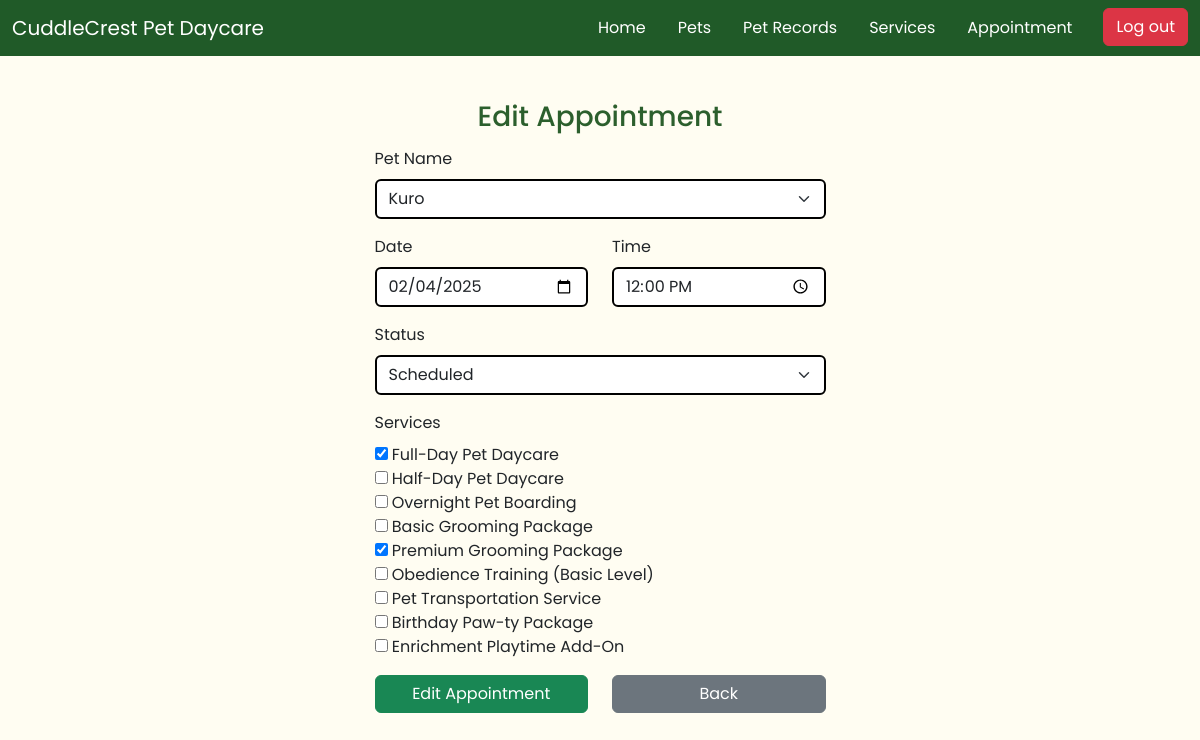
Page /appointments/24/update/ (signed in) on the committed database.
### app/models.py (models this page shows, shortened)
class Appointment(models.Model):
    user = models.ForeignKey(settings.AUTH_USER_MODEL, on_delete=models.CASCADE)
    pet = models.ForeignKey(PetProfile, on_delete=models.CASCADE)
    date = models.DateField(null=True, blank=True)
    time = models.TimeField(null=True, blank=True)
    status = models.CharField(max_length=20, choices=[
        ('Scheduled', 'Scheduled'),
        ('Completed', 'Completed')
    ])
    services = models.ManyToManyField(Services)

class PetProfile(models.Model):
    pet_name = models.CharField(max_length=50)
    breed = models.CharField(max_length=50)
    weight = models.DecimalField(max_digits=5, decimal_places=2)
    sex = models.CharField(max_length=1, choices=[
        ('M', 'Male'),
        ('F', 'Female'),
        ('O', 'Other'),
    ])
    owner = models.ForeignKey(settings.AUTH_USER_MODEL, on_delete=models.CASCADE)
    VACCINATION_STATUS_CHOICES = [
        ('vaccinated', 'Vaccinated'),
        ('not_vaccinated', 'Not Vaccinated'),
    ]
    vaccination_status = models.CharField(
        max_length=20,
        choices=VACCINATION_STATUS_CHOICES,
        default='not_vaccinated'
    )
    pet_image = models.ImageField(upload_to='media/', null=True, blank=True)

class Services(models.Model):
    service_name = models.CharField(max_length=100)
    service_description = models.TextField()
    price = models.DecimalField(max_digits=10, decimal_places=2)
    def __str__(self):
        return self.service_name

### app/views.py (the view, shortened to what this page needs)
# urls.py: path('appointments/<int:pk>/update/', AppointmentUpdateView.as_view(), name='appointment_update'),
class AppointmentUpdateView(LoginRequiredMixin, UpdateView):
    model = Appointment
    form_class = AppointmentForm
    template_name = 'appointments/appointment_update.html'
    success_url = reverse_lazy('appointment_list')
    def get_context_data(self, **kwargs):
        context = super().get_context_data(**kwargs)
        if self.request.user.is_staff:
            context['pets'] = PetProfile.objects.all()
        else:
            context['pets'] = PetProfile.objects.filter(owner=self.request.user)
        context['services'] = Services.objects.all()
        return context

### app/forms.py
class AppointmentForm(forms.ModelForm):
    services = forms.ModelMultipleChoiceField(
        queryset=Services.objects.all(),
        widget=forms.CheckboxSelectMultiple,
        required=True
    )
    class Meta:
        model = Appointment
        fields = ['pet', 'date', 'time', 'status', 'services']
        widgets = {
            'date': forms.DateInput(attrs={'type': 'date'}),
            'time': forms.TimeInput(attrs={'type': 'time'}),
        }

### app/templates/appointments/appointment_update.html (shortened to what this page needs)
{% extends 'app/base.html' %}
{% load static %}
{% block content %}
<div class="container-fluid" id="page-container-headers">
    <div class="container">
        <h3 id="title-header">Edit Appointment</h2>
        <form id="create-edit-form" action="{% url 'appointment_update' appointment.pk %}" method="post">
            <div class="mb-3">
                <label for="appointment-pet" class="form-label">Pet Name</label>
                <select id="appointment-pet" name="pet" class="form-select" required>
                    {% for pet in pets %}
                        <option value="{{ pet.pk }}" {% if pet.pk == appointment.pet.pk %}selected{% endif %}>
                            {{ pet.pet_name }}
                        </option>
                    {% endfor %}
                </select>
            </div>
            <div class="row mb-3">
                <div class="col">
                    <label for="appointment-date" class="form-label">Date</label>
                    <input type="date" id="appointment-date" name="date" class="form-control" value="{{ appointment.date|date:'Y-m-d' }}" required>
                </div>
                <div class="col">
                    <label for="appointment-time" class="form-label" value="{{ appointment.time }}">Time</label>
                    <input type="time" id="appointment-time" name="time" class="form-control" value="{{ appointment.time|time:'H:i' }}" required>
                </div>
            </div>
            {% if request.user.is_staff %}
                <div class="mb-3">
                    <label for="appointment-status" class="form-label">Status</label>
                    <select id="appointment-status" name="status" class="form-select" required>
                        <option value="Scheduled">Scheduled</option>
                    </select>
                </div>
            {% else %}
                <input type="hidden" name="status" value="Scheduled">
            {% endif %}
            <div class="mb-3">
                <label for="appointment-services" class="form-label">Services</label> <br>
                {% for service in form.services %}
                    <label>
                        {{ service.tag }} {{ service.choice_label }}
                    </label><br>
                {% endfor %}
            </div>
            <div class="row">
                <div class="col">
                    <button type="submit" class="btn btn-success" id="action-button">Edit Appointment</button>
                </div>
                <div class="col">
                    <a href="{% url 'appointment_list' %}" class="btn btn-secondary" id="back-button">Back</a>
                </div>
            </div>
        </form>
    </div>
</div>
<br>
<br>
{% endblock content %}

### static/css/base.css (style rules this page uses)
* { font-family: "Poppins", serif !important; }
body { background-color: #FFFDF2; }
#page-container-headers .container { width: 475px !important; margin-top: 35px; }
.mb-3 input, .mb-3 select, #activities, #notes, #service_description { border: 2px solid black !important; }
#title-header { color: #2C5F2D; text-align: center; padding-bottom: 5px; }
#action-button, #back-button { width: 100% !important; }
#create-edit-form input, select { border: 2px solid black !important; }

### rows in the picture
Appointment: pet "Kuro", date "02/04/2025", time "12:00"
Services: choice_label "Full-Day Pet Daycare"
Services: choice_label "Half-Day Pet Daycare"
Services: choice_label "Overnight Pet Boarding"
Services: choice_label "Basic Grooming Package"
Services: choice_label "Premium Grooming Package"
Services: choice_label "Obedience Training (Basic Level)"
Services: choice_label "Pet Transportation Service"
Services: choice_label "Birthday Paw-ty Package"
Services: choice_label "Enrichment Playtime Add-On"
